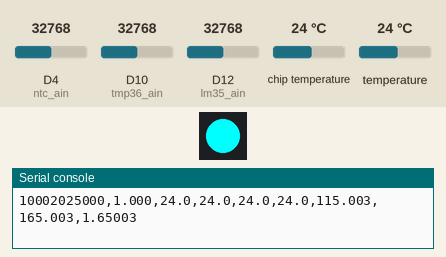
Simulated run of this program. Board: CircuitPython board. On the bench: 1 RGB LEDs in strip order, left to right, the last lines printed to the serial console. The test bench sets the inputs (shaded band); at power-on: D4 (ntc_ain) = 32768, D10 (tmp36_ain) = 32768, D12 (lm35_ain) = 32768, chip temperature 24 °C, temperature 24 °C (analog values on the 0–65535 scale). Files the program writes start out absent.

Above: at 10.9 s.
11.0 s: D4 (ntc_ain) set to 27280
At 12.7 s:
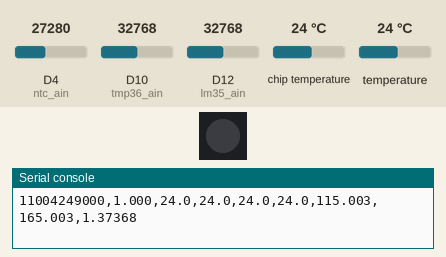
13.0 s: D4 (ntc_ain) set to 25088
Timing chart, 0 to 43.1 s (numbered marks = the images above; inputs shaded):
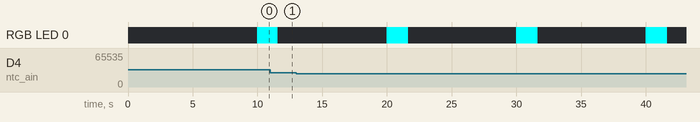

The program:

clue-multitemplogger.py
```python
### clue-mutlitemplogger.py v1.2
### Measure temperature from multiple sensors and log to CIRCUITPY

### This now writes every 6 minutes to REDUCE THE WEAR on the flash chip
### (replacing this involves SMD soldering!)
### See https://forums.adafruit.com/viewtopic.php?f=65&t=175527

### Tested with Adafruit CLUE and CircuitPython 6.1.0

### MIT License

### Copyright (c) 2021 Kevin J. Walters

### Permission is hereby granted, free of charge, to any person obtaining a copy
### of this software and associated documentation files (the "Software"), to deal
### in the Software without restriction, including without limitation the rights
### to use, copy, modify, merge, publish, distribute, sublicense, and/or sell
### copies of the Software, and to permit persons to whom the Software is
### furnished to do so, subject to the following conditions:

### The above copyright notice and this permission notice shall be included in all
### copies or substantial portions of the Software.

### THE SOFTWARE IS PROVIDED "AS IS", WITHOUT WARRANTY OF ANY KIND, EXPRESS OR
### IMPLIED, INCLUDING BUT NOT LIMITED TO THE WARRANTIES OF MERCHANTABILITY,
### FITNESS FOR A PARTICULAR PURPOSE AND NONINFRINGEMENT. IN NO EVENT SHALL THE
### AUTHORS OR COPYRIGHT HOLDERS BE LIABLE FOR ANY CLAIM, DAMAGES OR OTHER
### LIABILITY, WHETHER IN AN ACTION OF CONTRACT, TORT OR OTHERWISE, ARISING FROM,
### OUT OF OR IN CONNECTION WITH THE SOFTWARE OR THE USE OR OTHER DEALINGS IN THE
### SOFTWARE.

import time
import math
from collections import OrderedDict

import microcontroller
import board
from adafruit_onewire.bus import OneWireBus
import adafruit_ds18x20
import adafruit_bmp280
import adafruit_sht31d
import neopixel
from analogio import AnalogIn


### Avoid P0-P2 as they have 1M resistors to facilitate capacitive touch
### Avoid P5/P11 which also have pull resistors for buttons
NTC_PIN = board.P4
DS18X20_PIN = board.P7
TMP36_PIN = board.P10
LM35_PIN = board.P12

MAX_AIN = 2**16 - 1

VERBOSE = False

### Measure every 10 seconds but do not write to CIRCUITPY at this
### rate as the flash does not have wear-levelling and
count = 3
interval = 10
interval_ns = interval * 1000 * 1000 * 1000
write_buffer_lines = 108  ### 8640 bytes every 108/3*10=360 seconds
pending_writes = []

console = True


### CIRCUITPY will only be writeable if boot.py has made it so
try:
    data_file = open("/t1.txt", "ab")
except OSError as ose:
    data_file = None

### NeoPixel colour during measurement
### Bright values may be useful if powered from a
### USB power bank with low-current auto off
RECORDING = 0xff0000
READING = 0x00ff00 + (0x0000ff if data_file else 0)
BLACK = 0x000000


### First value might be questionable with a high impedance source
### due to input multiplexing
def get_voltage(ain, samples=500):
    return sum([ain.value for _ in range(samples)]) / (samples * MAX_AIN) * vref


def set_backlight(level):
    board.DISPLAY.brightness = level


def find_DS18X20(bus, verbose=True):
    """This assumes it is the only thing connected.
       Do not forget the 4.7k pullup resistor!"""
    devices = bus.scan()
    if verbose:
        for dev in devices:
            print("ROM = {}\tFamily = 0x{:02x}".format([hex(i) for i in dev.rom],
                                                       dev.family_code))
    return devices[0] if devices else None


def measure_temps(sensor_list=None):
    names = sensors.keys() if sensor_list is None else sensor_list
    readings = OrderedDict()
    pixel[0] = READING
    for s_name in names:
        readings[s_name] = sensors[s_name]()
    pixel[0] = BLACK
    return readings


i2c = board.I2C()
ow_bus = OneWireBus(DS18X20_PIN)
bmp280 = adafruit_bmp280.Adafruit_BMP280_I2C(i2c)
sht31d = adafruit_sht31d.SHT31D(i2c)
ds18b20 = adafruit_ds18x20.DS18X20(ow_bus,
                                   find_DS18X20(ow_bus, verbose=VERBOSE))
pixel = neopixel.NeoPixel(board.NEOPIXEL, 1)

ntc_ain = AnalogIn(NTC_PIN)
tmp36_ain = AnalogIn(TMP36_PIN)
lm35_ain = AnalogIn(LM35_PIN)

vref = ntc_ain.reference_voltage


### Review PAD_TO_LEN if extending this dict
sensors = OrderedDict([("bmp280", lambda: bmp280.temperature),
                       ("sht31d", lambda: sht31d.temperature),
                       ("cpu", lambda: microcontroller.cpu.temperature),
                       ("ds18b20", lambda: ds18b20.temperature),
                       ("tmp36", lambda: get_voltage(tmp36_ain) * 100.0 - 50.0),
                       ("lm35", lambda: get_voltage(lm35_ain) * 100.0),
                       ("ntc", lambda: get_voltage(ntc_ain))])


def output(text, *, pad=" ", pad_len=0, end=b"\x0d\x0a", encoding="ascii"):
    if pad and pad_len:
        out_text = text + " " * (pad_len - len(text) - len(end))
    else:
        out_text = text

    if console:
        print(out_text)
    if data_file:
        pending_writes.append(out_text.encode(encoding) + end)
        if len(pending_writes) >= write_buffer_lines:
            pixel[0] = RECORDING
            for line in pending_writes:
                data_file.write(line)
            data_file.flush()
            pending_writes.clear()
            pixel[0] = BLACK


### 80 chars minus CRLF
### THIS IS A BIT TIGHT - EXTEND IF MORE MEASUREMENTS ARE ADDED
FIXED_WIDTH = 80
HEADER = "# time,backlight," + ",".join(sensors.keys())

for _ in range(3):
    output(HEADER, pad_len=FIXED_WIDTH)


last_loop_ns = 0

backlight_cycle_dur_ns = 7200e9
backlight_cycle = [1.0, 0.0, 0.0, 0.125, 0.25, 0.5]

start_loop_ns = time.monotonic_ns()
while True:
    while True:
        now_ns = time.monotonic_ns()
        if now_ns > last_loop_ns + interval_ns:
            break
    last_loop_ns = now_ns

    ### Cycle the backlight through the brightness values stored in list
    phase, _ = math.modf((now_ns - start_loop_ns) / backlight_cycle_dur_ns)
    backlight = backlight_cycle[min(int(phase * len(backlight_cycle)),
                                    len(backlight_cycle) - 1)]
    set_backlight(backlight)

    ### Take a few measurements and print / log them
    for _ in range(count):
        in_start_ns = time.monotonic_ns()
        temps = measure_temps()
        data_as_text = ("{:d},{:.3f},".format(in_start_ns, backlight)
                        + ",".join([str(temp) for temp in temps.values()]))
        output(data_as_text, pad_len=FIXED_WIDTH)
```
